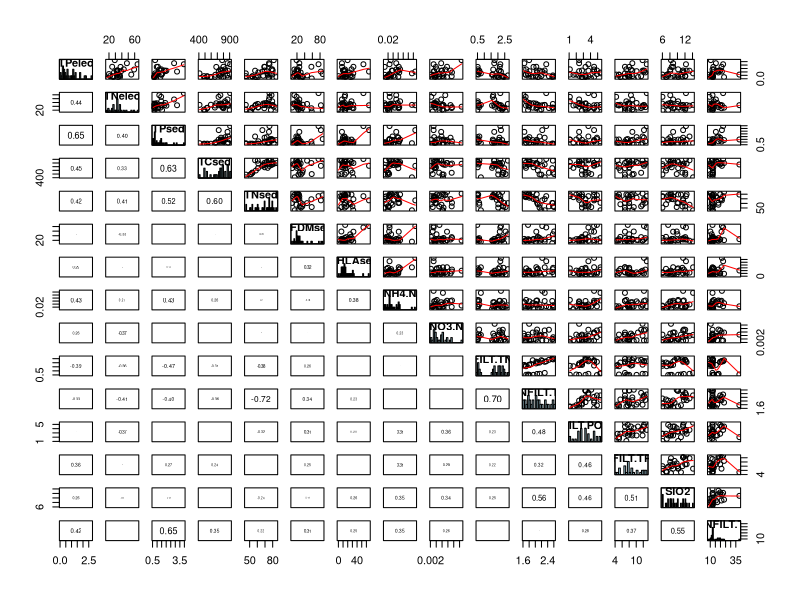
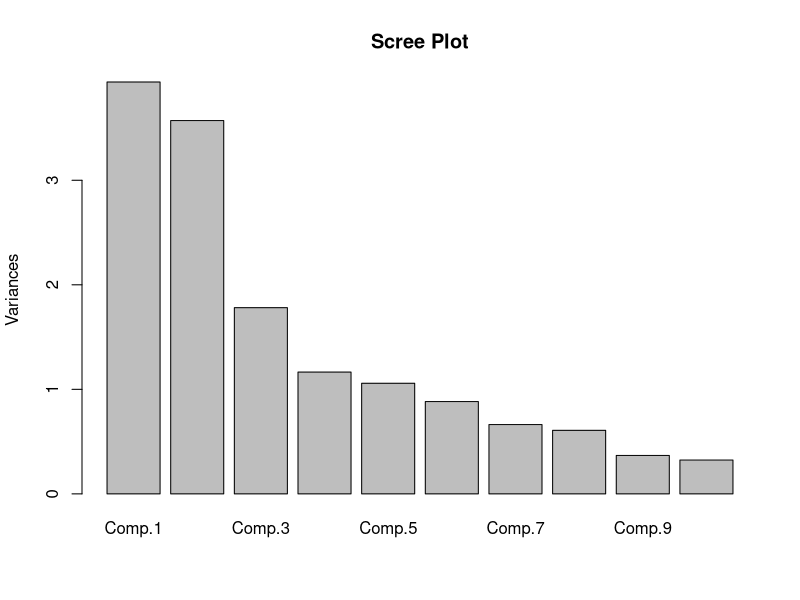
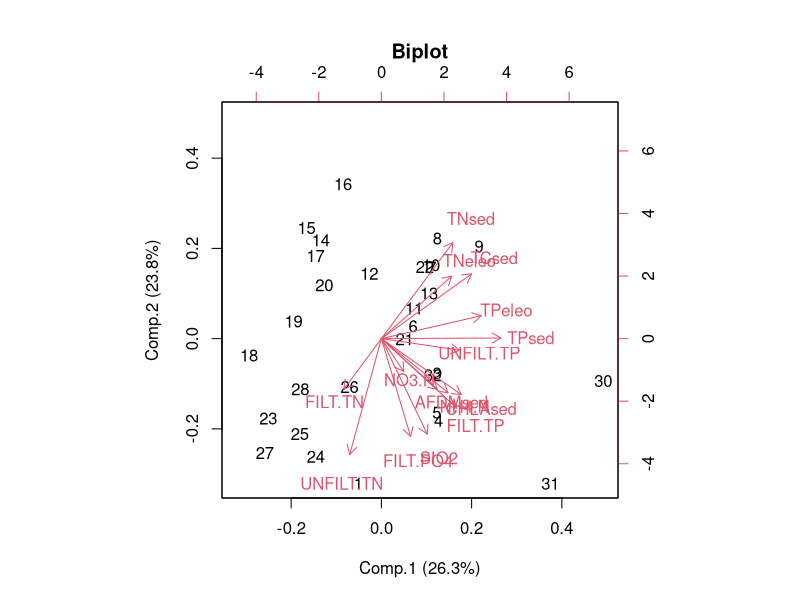

Source code (R) for these figures, in order:
## ---- chunk 1
library(knitr)
opts_chunk$set(fig.width=6, fig.height=6, fig.path='Figs/',
               echo=FALSE, warning=FALSE, message=FALSE)
## ---- chunk 2
dta <- read.csv("evenv.csv")
env <- na.omit(dta)
rm(dta)
env <- env[,-1]
## ---- chunk 3
cor.matrix<-function(x,data=NA,cor.method="pearson",add1to1=F,...){
  # panel.hist function adds the histogram
options(warning=F)
    panel.hist <- function(x)
  {
      usr <- par("usr")
      on.exit(par(usr))
      par(usr = c(usr[1:2], 0, 1.5) )
      h <- hist(x, plot = FALSE,breaks=30)
      breaks <- h$breaks
      nB <- length(breaks)
      y <- h$counts
      y <- y/max(y)
      rect(breaks[-nB], 0, breaks[-1], y, col="lightblue")
      box()
  }
  panel.cor <- function(x, y, digits=2, prefix="", cex.cor)
  {
      usr <- par("usr")
      on.exit(par(usr))
      par(usr = c(0, 1, 0, 1))
      r <- cor(x, y,method="spearman")
      txt <- format(c(r, 0.123456789), digits=digits)[1]
      txt <- paste(prefix, txt, sep="")
      if(missing(cex.cor)) cex <- 0.8/strwidth(txt)
      text(0.5, 0.5, txt, cex = cex * abs(r))
  }
  panel.smooth2<-function(x, y, bg = NA, pch = par("pch"),cex = 1, col.smooth = "red", span = 2/3,iter = 3,plot1to1=add1to1)
  {
    points(x, y, pch = pch, cex = cex,...)
    ok <- is.finite(x) & is.finite(y)
    if (any(ok)){
        lines(stats::lowess(x[ok], y[ok], f = span, iter = iter), col = col.smooth)
        }
        if(plot1to1){
          mn<-min(c(x,y),na.rm=T)
          mx<-max(c(x,y),na.rm=T)
          new.x<-seq(mn,mx,length.out=10)
          points(new.x,new.x,type='l',col="blue",lwd=2)
        }
  }
  if (class(x)=="formula"){
    x<-model.frame(x,data=data)

  }
  pairs(x,upper.panel=panel.smooth2,lower.panel=panel.cor,diag.panel=panel.hist,
        cex.labels = 1, font.labels=2)
  options(warning=T)
}
## ---- chunk 4
pcc <- cor.matrix(env) 
## ---- chunk 5
require(MASS)
pca <- princomp(env, cor=TRUE) #run PCA on correlatin matrix and save all outputs in 'pca1'
summary(pca)
## ---- chunk 6
broken.stick <- function(p)
  # Compute the expected values of the broken-stick distribution for 'p' pieces.
  # Example: broken.stick.out.20 = broken.stick(20)
  #             Pierre Legendre, April 2007
{
  result = matrix(0,p,2)
  colnames(result) = c("j","E(j)")
  for(j in 1:p) {
    E = 0
    for(x in j:p) E = E+(1/x)
    result[j,1] = j
    result[j,2] = E/p
  }
  return(result)
}
## ---- chunk 7
kable(broken.stick(15))
## ---- chunk 8
ld <-round(loadings(pca)[,c(1:2)],2) #Loading for PC1 & 2 only
kable(ld)
## ---- chunk 9
plot(pca, main="Scree Plot") #Scree plot
## ---- chunk 10
biplot(pca, main = "Biplot", xlab = "Comp.1 (26.3%)", ylab = "Comp.2 (23.8%)")
